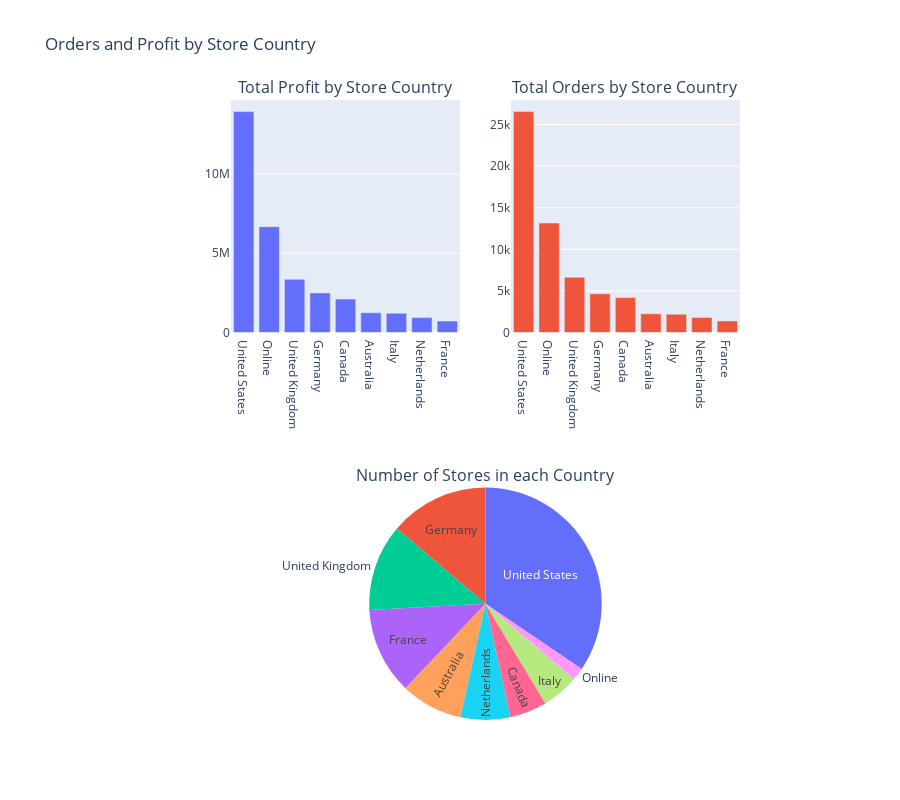

Notebook cell for this chart:
### Code cell
fig = make_subplots(
    rows=2, cols=2,
    subplot_titles=[
        "Total Profit by Store Country", 
        "Total Orders by Store Country", 
        "Number of Stores in each Country"
    ],
    specs=[[{'type': 'xy'}, {'type': 'xy'}], [{'colspan': 2, 'type': 'domain'}, None]]  
)

fig.add_trace(go.Bar(x=stores_sales_df["Store Country"], y=stores_sales_df["Total Profit"], name="Total Profit"), row=1, col=1)
fig.add_trace(go.Bar(x=stores_sales_df["Store Country"], y=stores_sales_df["Number of Orders"], name="Total Orders"), row=1, col=2)

fig.add_trace(go.Pie(
    labels=stores_sales_df["Store Country"],
      values=stores_sales_df["Number of Stores"],
        textinfo="label",
        hoverinfo="value + percent",
        ),
        row=2, col=1)

fig.update_layout(
    height=800, 
    # width = 1200,
    title_text="Orders and Profit by Store Country",
    showlegend=False
)

fig.show()

### Figure 1 — Plotly figure (JSON) as saved in the notebook; plotly's stock layout.template omitted (floating-point values rounded to 4 significant figures)
{"data": [{"name": "Total Profit", "type": "bar", "x": ["United States", "Online", "United Kingdom", "Germany", "Canada", "Australia", "Italy", "Netherlands", "France"], "xaxis": "x", "y": [13920000.0, 6673000.0, 3352000.0, 2497000.0, 2104000.0, 1244000.0, 1209000.0, 937800.0, 725200.0], "yaxis": "y"}, {"name": "Total Orders", "type": "bar", "x": ["United States", "Online", "United Kingdom", "Germany", "Canada", "Australia", "Italy", "Netherlands", "France"], "xaxis": "x2", "y": [26555, 13165, 6643, 4662, 4206, 2248, 2201, 1817, 1387], "yaxis": "y2"}, {"domain": {"x": [0, 1], "y": [0, 0.375]}, "hoverinfo": "value+percent", "labels": ["United States", "Online", "United Kingdom", "Germany", "Canada", "Australia", "Italy", "Netherlands", "France"], "textinfo": "label", "type": "pie", "values": [20, 1, 7, 8, 3, 5, 3, 4, 7]}], "layout": {"annotations": [{"font": {"size": 16}, "showarrow": false, "text": "Total Profit by Store Country", "x": 0.225, "xanchor": "center", "xref": "paper", "y": 1, "yanchor": "bottom", "yref": "paper"}, {"font": {"size": 16}, "showarrow": false, "text": "Total Orders by Store Country", "x": 0.775, "xanchor": "center", "xref": "paper", "y": 1, "yanchor": "bottom", "yref": "paper"}, {"font": {"size": 16}, "showarrow": false, "text": "Number of Stores in each Country", "x": 0.5, "xanchor": "center", "xref": "paper", "y": 0.375, "yanchor": "bottom", "yref": "paper"}], "height": 800, "showlegend": false, "title": {"text": "Orders and Profit by Store Country"}, "xaxis": {"anchor": "y", "domain": [0, 0.45]}, "xaxis2": {"anchor": "y2", "domain": [0.55, 1]}, "yaxis": {"anchor": "x", "domain": [0.625, 1]}, "yaxis2": {"anchor": "x2", "domain": [0.625, 1]}}}
